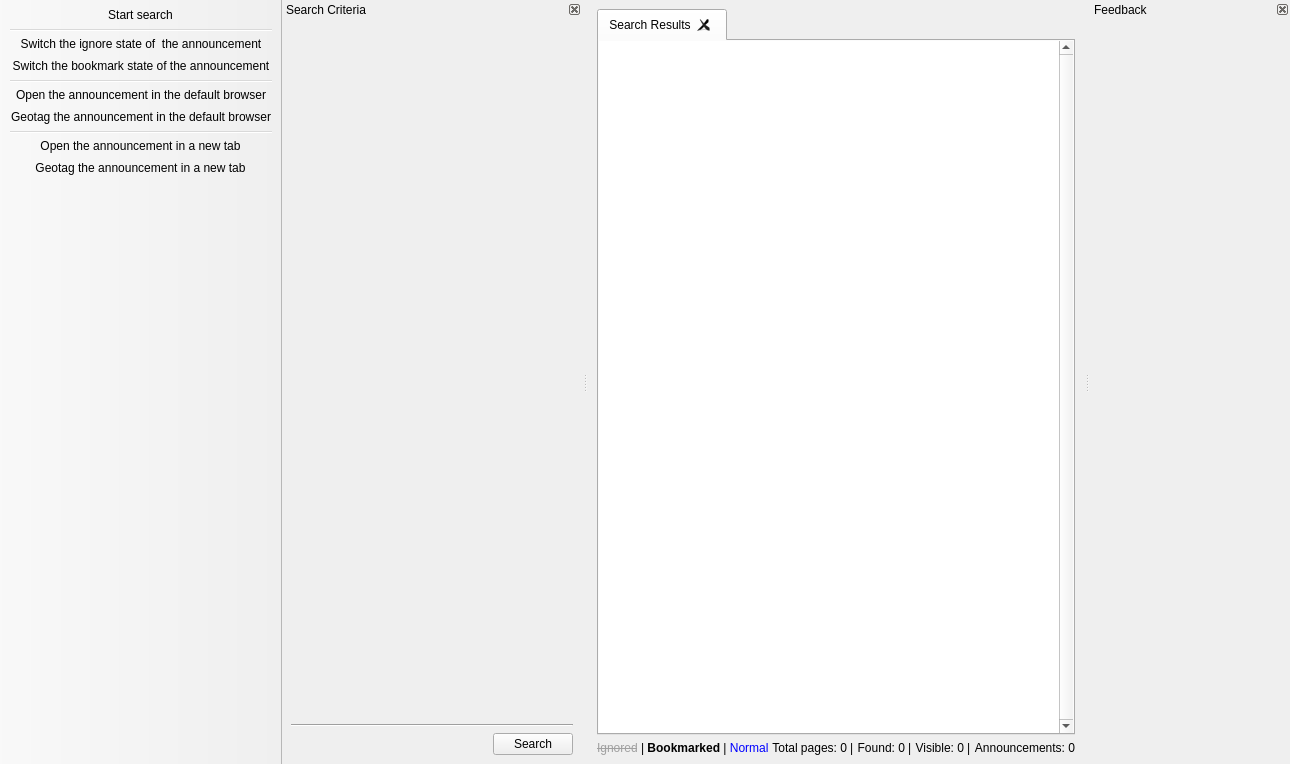
<?xml version="1.0" encoding="UTF-8"?>
<ui version="4.0">
 <class>UIDesktopMain</class>
 <widget class="QMainWindow" name="UIDesktopMain">
  <property name="geometry">
   <rect>
    <x>0</x>
    <y>0</y>
    <width>1020</width>
    <height>764</height>
   </rect>
  </property>
  <widget class="QWidget" name="wCentral">
   <layout class="QVBoxLayout" name="verticalLayout_2">
    <item>
     <widget class="QTabWidget" name="twPages">
      <property name="currentIndex">
       <number>0</number>
      </property>
      <property name="tabsClosable">
       <bool>true</bool>
      </property>
      <widget class="QWidget" name="wSearchResults">
       <attribute name="icon">
        <iconset theme="system-search">
         <normaloff/>
        </iconset>
       </attribute>
       <attribute name="title">
        <string>Search Results</string>
       </attribute>
       <layout class="QVBoxLayout" name="verticalLayout_3">
        <property name="spacing">
         <number>0</number>
        </property>
        <property name="margin">
         <number>0</number>
        </property>
        <item>
         <widget class="AnnouncementView" name="lvAnnouncements">
          <property name="contextMenuPolicy">
           <enum>Qt::ActionsContextMenu</enum>
          </property>
          <property name="frameShape">
           <enum>QFrame::NoFrame</enum>
          </property>
          <property name="frameShadow">
           <enum>QFrame::Plain</enum>
          </property>
          <property name="verticalScrollBarPolicy">
           <enum>Qt::ScrollBarAlwaysOn</enum>
          </property>
          <property name="editTriggers">
           <set>QAbstractItemView::NoEditTriggers</set>
          </property>
          <property name="iconSize">
           <size>
            <width>100</width>
            <height>100</height>
           </size>
          </property>
          <property name="verticalScrollMode">
           <enum>QAbstractItemView::ScrollPerPixel</enum>
          </property>
         </widget>
        </item>
       </layout>
      </widget>
     </widget>
    </item>
    <item>
     <widget class="QWidget" name="wStatusBar" native="true">
      <layout class="QHBoxLayout" name="horizontalLayout">
       <property name="spacing">
        <number>3</number>
       </property>
       <property name="margin">
        <number>0</number>
       </property>
       <item>
        <widget class="QLabel" name="lLegend">
         <property name="text">
          <string notr="true">&lt;html&gt;&lt;head/&gt;&lt;body&gt;&lt;p&gt;&lt;span style=&quot; text-decoration: line-through; color:#a0a0a0;&quot;&gt;Ignored&lt;/span&gt; | &lt;span style=&quot; font-weight:600;&quot;&gt;Bookmarked&lt;/span&gt; | &lt;span style=&quot; color:#0000ff;&quot;&gt;Normal&lt;/span&gt;&lt;/p&gt;&lt;/body&gt;&lt;/html&gt;</string>
         </property>
        </widget>
       </item>
       <item>
        <spacer name="horizontalSpacer_2">
         <property name="orientation">
          <enum>Qt::Horizontal</enum>
         </property>
         <property name="sizeHint" stdset="0">
          <size>
           <width>0</width>
           <height>8</height>
          </size>
         </property>
        </spacer>
       </item>
       <item>
        <widget class="QLabel" name="lTotalPages">
         <property name="text">
          <string>Total pages:</string>
         </property>
         <property name="alignment">
          <set>Qt::AlignRight|Qt::AlignTrailing|Qt::AlignVCenter</set>
         </property>
        </widget>
       </item>
       <item>
        <widget class="QLabel" name="lTotalPagesNumber">
         <property name="text">
          <string notr="true">0</string>
         </property>
         <property name="alignment">
          <set>Qt::AlignRight|Qt::AlignTrailing|Qt::AlignVCenter</set>
         </property>
        </widget>
       </item>
       <item>
        <widget class="QLabel" name="lSeparator1">
         <property name="text">
          <string notr="true">|</string>
         </property>
        </widget>
       </item>
       <item>
        <widget class="QLabel" name="lFound">
         <property name="text">
          <string>Found:</string>
         </property>
         <property name="alignment">
          <set>Qt::AlignRight|Qt::AlignTrailing|Qt::AlignVCenter</set>
         </property>
        </widget>
       </item>
       <item>
        <widget class="QLabel" name="lFoundNumber">
         <property name="text">
          <string notr="true">0</string>
         </property>
         <property name="alignment">
          <set>Qt::AlignRight|Qt::AlignTrailing|Qt::AlignVCenter</set>
         </property>
        </widget>
       </item>
       <item>
        <widget class="QLabel" name="lSeparator2">
         <property name="text">
          <string notr="true">|</string>
         </property>
        </widget>
       </item>
       <item>
        <widget class="QLabel" name="lVisible">
         <property name="text">
          <string>Visible:</string>
         </property>
         <property name="alignment">
          <set>Qt::AlignRight|Qt::AlignTrailing|Qt::AlignVCenter</set>
         </property>
        </widget>
       </item>
       <item>
        <widget class="QLabel" name="lVisibleNumber">
         <property name="text">
          <string notr="true">0</string>
         </property>
         <property name="alignment">
          <set>Qt::AlignRight|Qt::AlignTrailing|Qt::AlignVCenter</set>
         </property>
        </widget>
       </item>
       <item>
        <widget class="QLabel" name="lSeparator3">
         <property name="text">
          <string notr="true">|</string>
         </property>
        </widget>
       </item>
       <item>
        <widget class="QLabel" name="lAnnouncements">
         <property name="text">
          <string>Announcements:</string>
         </property>
         <property name="alignment">
          <set>Qt::AlignRight|Qt::AlignTrailing|Qt::AlignVCenter</set>
         </property>
        </widget>
       </item>
       <item>
        <widget class="QLabel" name="lAnnouncementsNumber">
         <property name="text">
          <string notr="true">0</string>
         </property>
         <property name="alignment">
          <set>Qt::AlignRight|Qt::AlignTrailing|Qt::AlignVCenter</set>
         </property>
        </widget>
       </item>
      </layout>
     </widget>
    </item>
   </layout>
  </widget>
  <widget class="QDockWidget" name="dwInputSearch">
   <property name="minimumSize">
    <size>
     <width>300</width>
     <height>85</height>
    </size>
   </property>
   <property name="features">
    <set>QDockWidget::DockWidgetClosable|QDockWidget::DockWidgetMovable</set>
   </property>
   <property name="allowedAreas">
    <set>Qt::LeftDockWidgetArea|Qt::RightDockWidgetArea</set>
   </property>
   <property name="windowTitle">
    <string>Search Criteria</string>
   </property>
   <attribute name="dockWidgetArea">
    <number>1</number>
   </attribute>
   <widget class="QWidget" name="dockWidgetContents">
    <layout class="QVBoxLayout" name="verticalLayout">
     <item>
      <widget class="InputSearchWidget" name="iswSearch" native="true"/>
     </item>
     <item>
      <widget class="QWidget" name="wSearch" native="true">
       <property name="sizePolicy">
        <sizepolicy hsizetype="Preferred" vsizetype="Maximum">
         <horstretch>0</horstretch>
         <verstretch>0</verstretch>
        </sizepolicy>
       </property>
       <layout class="QGridLayout" name="gridLayout">
        <property name="margin">
         <number>0</number>
        </property>
        <item row="0" column="0" colspan="2">
         <widget class="Line" name="line">
          <property name="orientation">
           <enum>Qt::Horizontal</enum>
          </property>
         </widget>
        </item>
        <item row="1" column="0">
         <spacer name="horizontalSpacer">
          <property name="orientation">
           <enum>Qt::Horizontal</enum>
          </property>
          <property name="sizeHint" stdset="0">
           <size>
            <width>199</width>
            <height>8</height>
           </size>
          </property>
         </spacer>
        </item>
        <item row="1" column="1">
         <widget class="QPushButton" name="pbSearch">
          <property name="text">
           <string>Search</string>
          </property>
          <property name="icon">
           <iconset theme="system-search">
            <normaloff/>
           </iconset>
          </property>
         </widget>
        </item>
       </layout>
      </widget>
     </item>
    </layout>
   </widget>
  </widget>
  <widget class="QToolBar" name="tbActions">
   <property name="contextMenuPolicy">
    <enum>Qt::PreventContextMenu</enum>
   </property>
   <property name="windowTitle">
    <string>Tools bar</string>
   </property>
   <property name="movable">
    <bool>false</bool>
   </property>
   <property name="floatable">
    <bool>false</bool>
   </property>
   <attribute name="toolBarArea">
    <enum>LeftToolBarArea</enum>
   </attribute>
   <attribute name="toolBarBreak">
    <bool>false</bool>
   </attribute>
   <addaction name="aStartSearch"/>
   <addaction name="separator"/>
   <addaction name="aSwitchAnnouncementIgnoreState"/>
   <addaction name="aSwitchAnnouncementBookmarkState"/>
   <addaction name="separator"/>
   <addaction name="aOpenAnnouncementInDefaultBrowser"/>
   <addaction name="aGeotagAnnouncementInDefaultBrowser"/>
   <addaction name="separator"/>
   <addaction name="aOpenAnnouncementInNewTab"/>
   <addaction name="aGeotagAnnouncementInNewTab"/>
  </widget>
  <widget class="QDockWidget" name="dwFeedback">
   <property name="minimumSize">
    <size>
     <width>200</width>
     <height>45</height>
    </size>
   </property>
   <property name="features">
    <set>QDockWidget::DockWidgetClosable|QDockWidget::DockWidgetMovable</set>
   </property>
   <property name="allowedAreas">
    <set>Qt::LeftDockWidgetArea|Qt::RightDockWidgetArea</set>
   </property>
   <property name="windowTitle">
    <string>Feedback</string>
   </property>
   <attribute name="dockWidgetArea">
    <number>2</number>
   </attribute>
   <widget class="QWidget" name="dockWidgetContents_2">
    <layout class="QVBoxLayout" name="verticalLayout_4">
     <item>
      <widget class="FeedbackWidget" name="fwFeedback" native="true"/>
     </item>
    </layout>
   </widget>
  </widget>
  <action name="aSwitchAnnouncementIgnoreState">
   <property name="checkable">
    <bool>true</bool>
   </property>
   <property name="icon">
    <iconset theme="edit-clear-list">
     <normaloff/>
    </iconset>
   </property>
   <property name="text">
    <string>Switch the ignore state of  the announcement</string>
   </property>
  </action>
  <action name="aSwitchAnnouncementBookmarkState">
   <property name="checkable">
    <bool>true</bool>
   </property>
   <property name="icon">
    <iconset theme="bookmarks">
     <normaloff/>
    </iconset>
   </property>
   <property name="text">
    <string>Switch the bookmark state of the announcement</string>
   </property>
  </action>
  <action name="aOpenAnnouncementInNewTab">
   <property name="icon">
    <iconset theme="document-open-remote">
     <normaloff/>
    </iconset>
   </property>
   <property name="text">
    <string>Open the announcement in a new tab</string>
   </property>
  </action>
  <action name="aOpenAnnouncementInDefaultBrowser">
   <property name="icon">
    <iconset theme="download">
     <normaloff/>
    </iconset>
   </property>
   <property name="text">
    <string>Open the announcement in the default browser</string>
   </property>
  </action>
  <action name="aGeotagAnnouncementInNewTab">
   <property name="icon">
    <iconset theme="folder-remote">
     <normaloff/>
    </iconset>
   </property>
   <property name="text">
    <string>Geotag the announcement in a new tab</string>
   </property>
  </action>
  <action name="aGeotagAnnouncementInDefaultBrowser">
   <property name="icon">
    <iconset theme="applications-internet">
     <normaloff/>
    </iconset>
   </property>
   <property name="text">
    <string>Geotag the announcement in the default browser</string>
   </property>
  </action>
  <action name="aStartSearch">
   <property name="icon">
    <iconset theme="system-search"/>
   </property>
   <property name="text">
    <string>Start search</string>
   </property>
  </action>
 </widget>
 <customwidgets>
  <customwidget>
   <class>InputSearchWidget</class>
   <extends>QWidget</extends>
   <header>widgets/InputSearchWidget.h</header>
   <container>1</container>
  </customwidget>
  <customwidget>
   <class>AnnouncementView</class>
   <extends>QListView</extends>
   <header>widgets/AnnouncementView.h</header>
  </customwidget>
  <customwidget>
   <class>FeedbackWidget</class>
   <extends>QWidget</extends>
   <header>widgets/FeedbackWidget.h</header>
   <container>1</container>
  </customwidget>
 </customwidgets>
 <resources/>
 <connections/>
</ui>
